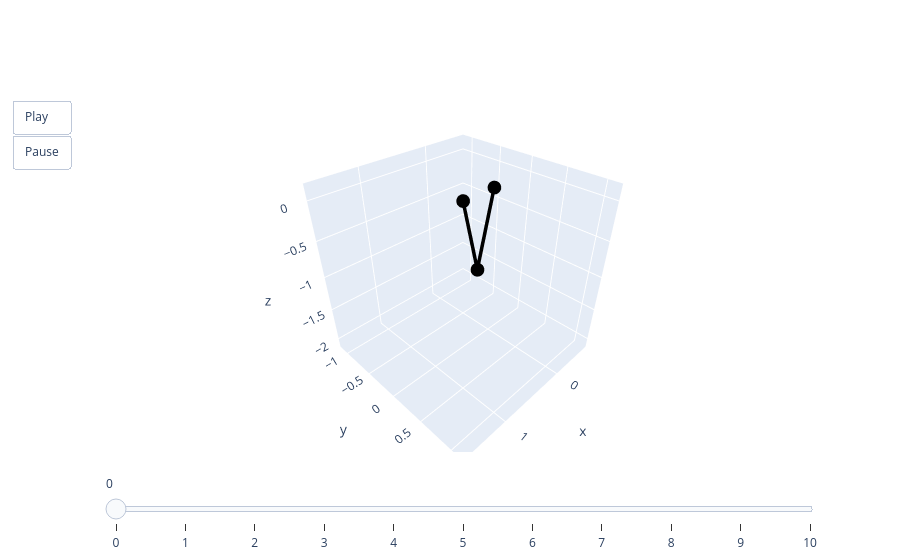

The notebook cell this image was saved under:
### Code cell
base, aux, _ = get_base_rod()
rods = base.with_bc(valid.bc)
pred = rods.solve(final_model, lambdas, aux, max_dlambda=5e-3, iters=5, ls_steps=10)[0]
animate(pred)

### Figure 1 — Plotly figure (JSON) as saved in the notebook; plotly's stock layout.template omitted (floating-point values rounded to 4 significant figures)
{"data": [{"line": {"color": "black", "width": 7}, "mode": "lines+markers", "type": "scatter3d", "x": [0, 0.2502, 0.5], "y": [0, 0, 0], "z": [0, -1.006, 0]}], "layout": {"scene": {"aspectmode": "cube", "xaxis": {"autorange": false, "range": [-0.6736, 1.674]}, "yaxis": {"autorange": false, "range": [-1.174, 1.174]}, "zaxis": {"autorange": false, "range": [-2.152, 0.1956]}}, "sliders": [{"steps": [{"args": [["0"], {"frame": {"duration": 0, "redraw": true}, "mode": "immediate"}], "label": "0", "method": "animate"}, {"args": [["1"], {"frame": {"duration": 0, "redraw": true}, "mode": "immediate"}], "label": "1", "method": "animate"}, {"args": [["2"], {"frame": {"duration": 0, "redraw": true}, "mode": "immediate"}], "label": "2", "method": "animate"}, {"args": [["3"], {"frame": {"duration": 0, "redraw": true}, "mode": "immediate"}], "label": "3", "method": "animate"}, {"args": [["4"], {"frame": {"duration": 0, "redraw": true}, "mode": "immediate"}], "label": "4", "method": "animate"}, {"args": [["5"], {"frame": {"duration": 0, "redraw": true}, "mode": "immediate"}], "label": "5", "method": "animate"}, {"args": [["6"], {"frame": {"duration": 0, "redraw": true}, "mode": "immediate"}], "label": "6", "method": "animate"}, {"args": [["7"], {"frame": {"duration": 0, "redraw": true}, "mode": "immediate"}], "label": "7", "method": "animate"}, {"args": [["8"], {"frame": {"duration": 0, "redraw": true}, "mode": "immediate"}], "label": "8", "method": "animate"}, {"args": [["9"], {"frame": {"duration": 0, "redraw": true}, "mode": "immediate"}], "label": "9", "method": "animate"}, {"args": [["10"], {"frame": {"duration": 0, "redraw": true}, "mode": "immediate"}], "label": "10", "method": "animate"}]}], "updatemenus": [{"buttons": [{"args": [null, {"frame": {"duration": 50, "redraw": true}, "fromcurrent": true}], "label": "Play", "method": "animate"}, {"args": [[null], {"frame": {"duration": 0, "redraw": true}, "mode": "immediate"}], "label": "Pause", "method": "animate"}], "showactive": false, "type": "buttons"}]}}
